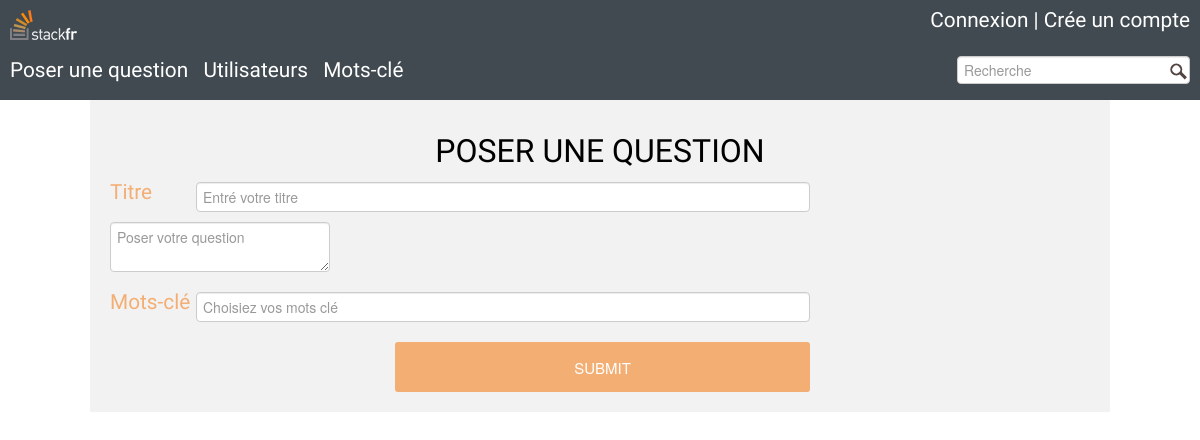
The page /question_form.php on the database as committed earlier.
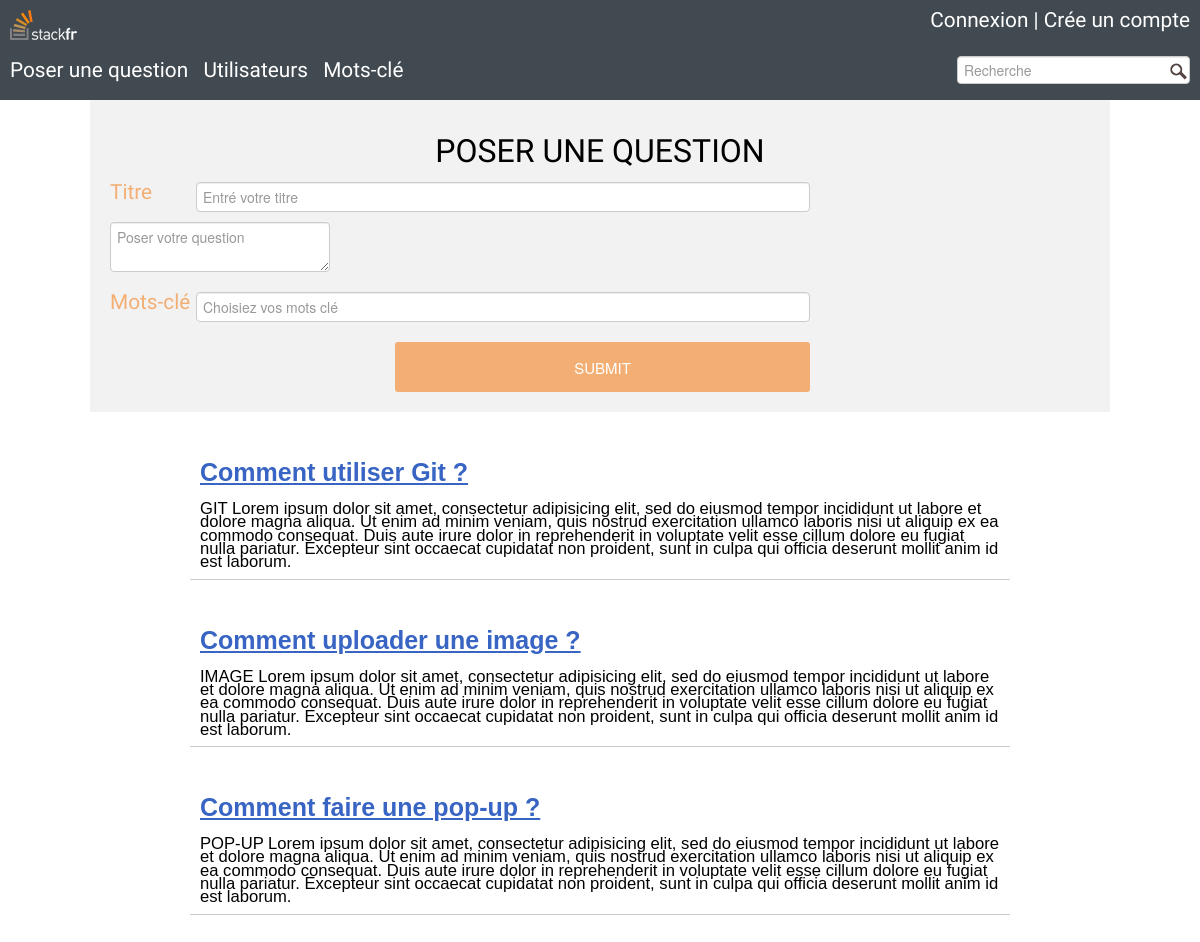
The same page on the database as committed later.
### tables this page shows
CREATE TABLE IF NOT EXISTS `question` (
  `id` int(11) NOT NULL AUTO_INCREMENT,
  `title` varchar(250) NOT NULL,
  `content` text NOT NULL,
  `tags` varchar(255) NOT NULL,
  `user_id` int(11) NOT NULL,
  `dateCreated` datetime NOT NULL,
  `dateModified` datetime NOT NULL,
  `vues` int(11) NOT NULL,
  `points` int(11) NOT NULL,
  PRIMARY KEY (`id`)
);

### question_form.php (the view, shortened to what this page needs)
<?php
	include("db.php");
	include("inc/header.php");
	include("inc/nav.php");
	?>
<section class="container">
	<h1>Poser une question</h1>
	<form id="formulairedequestion" method="POST">
			<label>Titre
				<input class="intext" type="text" name="title" placeholder="Entré votre titre">
			</label>
			<label class="questionarea">
				<textarea name="content" placeholder="Poser votre question"></textarea>
			</label>
			<label id="tags">Mots-clé
				<input class="intext" type="text"placeholder="Choisiez vos mots clé">
			</label>
			<label class="submit"><input type="submit"></label>
	</form>
</section>
<?php
$sql = "SELECT * FROM question";
$sth = $dbh->prepare($sql);
$sth->execute();
$questions = $sth->fetchAll();
foreach($questions as $question){
	echo
		"<div class='Question'>" .
			"<h3 class='titreQuestion'>" .
				$question["title"] .
			"</h3>" .
			"<div class='contenueQuestion'>"
				. $question["content"] .
			"</div>" .
		"</div>";
}
		?>
<?php include("inc/footer.php");?>

Rows that differ between the two databases and show on the page:
added question: title "Comment utiliser Git ?", content "GIT Lorem ipsum dolor sit amet, consectetur adipisicing elit, sed do eiusmod tempor incididunt ut labore et dolore magna aliqua. Ut enim ad minim veniam, quis nostrud exercitation ullamco laboris nisi ut aliquip ex ea commodo consequat. Duis aute irure dolor in reprehenderit in voluptate velit esse cillum dolore eu fugiat nulla pariatur. Excepteur sint occaecat cupidatat non proident, sunt in culpa qui officia deserunt mollit anim id est laborum."
added question: title "Comment uploader une image ?", content "IMAGE Lorem ipsum dolor sit amet, consectetur adipisicing elit, sed do eiusmod tempor incididunt ut labore et dolore magna aliqua. Ut enim ad minim veniam, quis nostrud exercitation ullamco laboris nisi ut aliquip ex ea commodo consequat. Duis aute irure dolor in reprehenderit in voluptate velit esse cillum dolore eu fugiat nulla pariatur. Excepteur sint occaecat cupidatat non proident, sunt in culpa qui officia deserunt mollit anim id est laborum."
added question: title "Comment faire une pop-up ?", content "POP-UP Lorem ipsum dolor sit amet, consectetur adipisicing elit, sed do eiusmod tempor incididunt ut labore et dolore magna aliqua. Ut enim ad minim veniam, quis nostrud exercitation ullamco laboris nisi ut aliquip ex ea commodo consequat. Duis aute irure dolor in reprehenderit in voluptate velit esse cillum dolore eu fugiat nulla pariatur. Excepteur sint occaecat cupidatat non proident, sunt in culpa qui officia deserunt mollit anim id est laborum."
